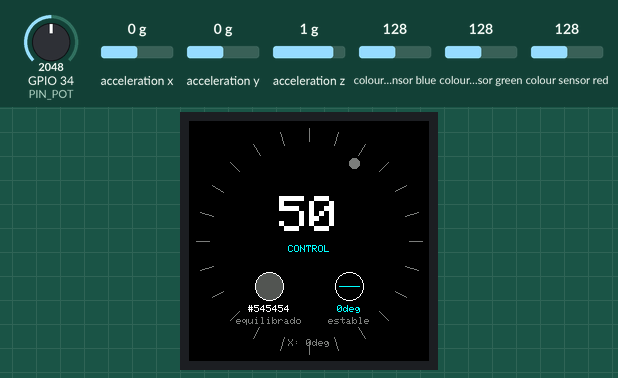
A sketch run on a simulated ESP32. Shown: 240×240 colour display. The test bench sets the inputs (shaded band); at power-on: colour sensor blue 128, colour sensor green 128, colour sensor red 128, acceleration y 0 g, GPIO 34 (PIN_POT) = 2048, acceleration x 0 g, acceleration z 1 g (analog values on the 0–4095 scale). What the sketch prints to the serial monitor is not drawn.

Above: at 2.6 s.
2.7 s: colour sensor blue set to 5
At 4.49 s:
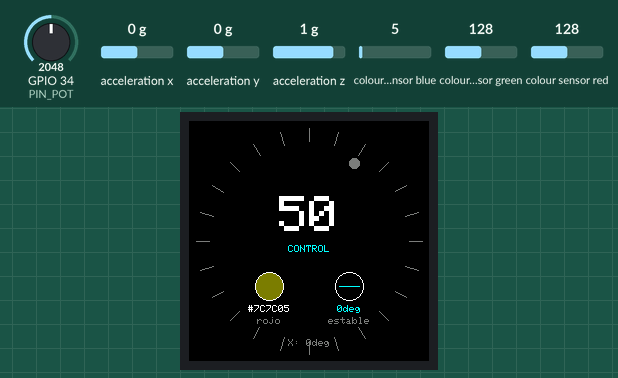
4.7 s: colour sensor green set to 191
At 6.3 s:
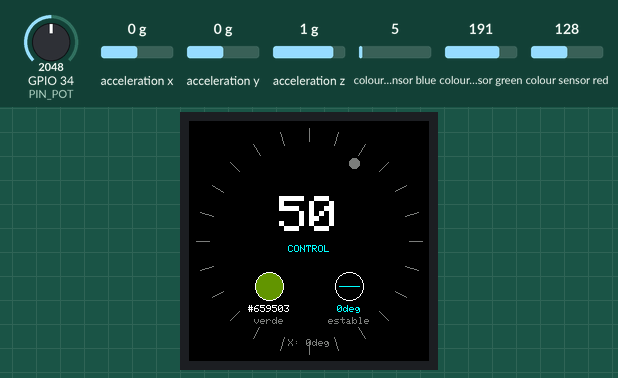
6.7 s: colour sensor red set to 5
At 8.66 s:
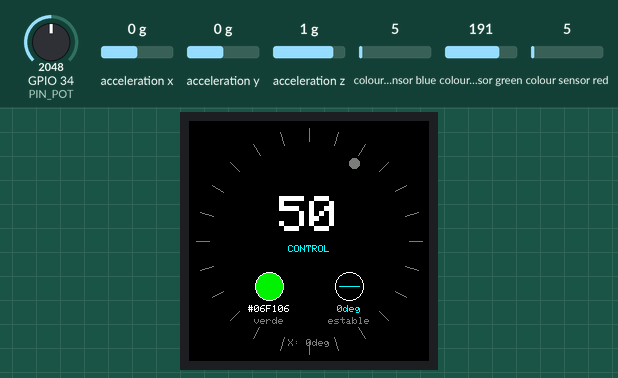
8.7 s: colour sensor blue set to 27
At 10.4 s:
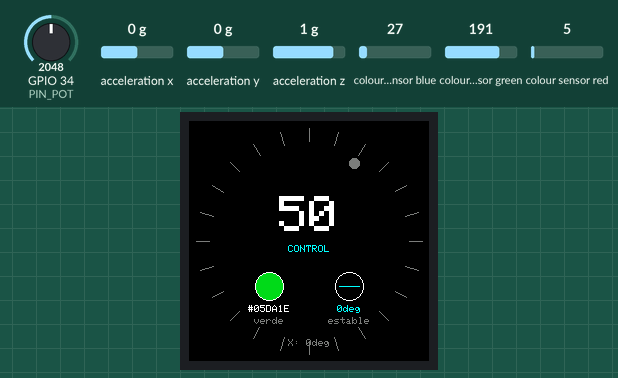
10.6 s: acceleration y set to -1.4 g
At 11.5 s:
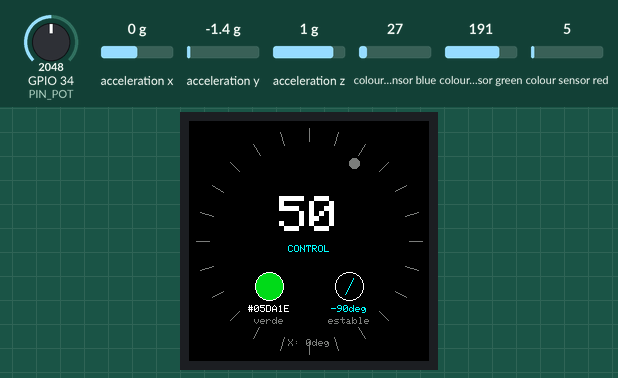
12.3 s: colour sensor green set to 250
At 13.7 s:
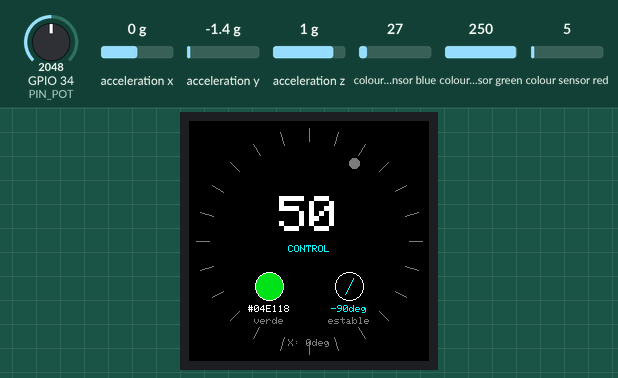
Timing chart, 0 to 15.3 s (numbered marks = the images above; inputs shaded):
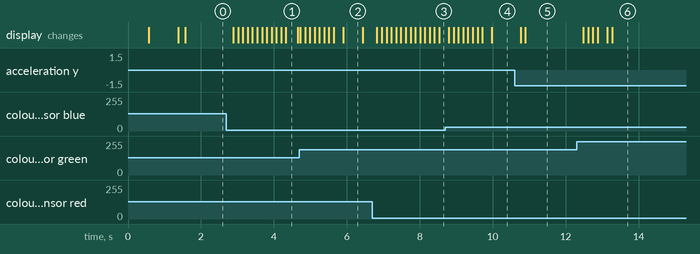

The sketch:

DENAT_IA.ino
```cpp
/*
 * DENAT_IA.ino  (v2 — señales separadas por sensor)
 * -----------------------------------------------------------------
 * Instrumento biométrico de baja resolución — proyecto "Desnaturalización IA"
 *
 * A diferencia de la v1 (que fusionaba todo en una sola intensidad/pico),
 * esta versión publica los 3 sensores como campos INDEPENDIENTES: la
 * decisión de qué distorsión aplicar (glitch, filtro de color, amplitud)
 * se toma en la web, a partir de estos valores.
 *
 *   1) ADXL345 (acelerómetro) -> ejes X e Y convertidos a ángulo de
 *      inclinación (-90 a 90° cada uno). Y se usa además para la bandera
 *      "cambioBrusco", que se activa cuando esa inclinación salta más de
 *      UMBRAL_CAMBIO_BRUSCO grados entre dos lecturas consecutivas
 *      (pensado para disparar el glitch/fragmentación en la web). El eje
 *      X viaja como "inclinacionX" — en la web mueve el glitch en
 *      profundidad ("hacia adelante"), el Y lo mueve en horizontal.
 *
 *   2) TCS34725 (color) -> color dominante NORMALIZADO por el canal
 *      "clear" (ya no es solo "tapado sí/no"): entrega R/G/B 0-255
 *      independiente del brillo ambiente, listo para usar como filtro
 *      de color en la web (colorHex).
 *
 *   3) Potenciómetro / SoftPot -> mapeo directo 0-100 (con suavizado),
 *      pensado como control manual de amplitud/rotación/ruido del
 *      glitch en la web (no es una señal "biométrica", es un dial).
 *
 * Topic (igual que las versiones anteriores):
 *   proyecto/2026/desnaturalizacion-ia/instrumento/<CLIENT_ID>/estado
 *
 * Payload (ESQUEMA NUEVO — agrega accelX/inclinacionX respecto de la
 * versión anterior):
 *   {
 *     "clientId": "instrumento-esp32-01",
 *     "timestamp": 123456,
 *     "accelX": 1.10,
 *     "accelY": -3.24,
 *     "inclinacionX": 6.4,
 *     "inclinacion": 42.1,
 *     "cambioBrusco": false,
 *     "colorR": 182, "colorG": 40, "colorB": 33,
 *     "colorHex": "#B62821",
 *     "colorDominante": "rojo",
 *     "controlValor": 63.0
 *   }
 *
 * web/main.js ya lee este esquema (inclinacion/inclinacionX/cambioBrusco/
 * controlValor/colorHex): inclinación Y -> ruido + desplazamiento
 * horizontal del glitch, inclinación X -> escala/profundidad del glitch
 * ("hacia adelante"), cambioBrusco -> fragmentación, el dial del
 * potenciómetro escala todo, y colorHex se aplica como filtro de color
 * sobre el video. Ver "04 — REGLAS" en main.js para el detalle.
 *
 * -----------------------------------------------------------------
 * CONEXIONES (sin cambios respecto de la v1)
 *
 *   Potenciómetro / SoftPot:
 *     wiper / pata central -> GPIO34   (ADC1_CH6 — NO uses pines ADC2)
 *     extremos              -> 3V3 y GND
 *
 *   TCS34725 + ADXL345 (bus I2C compartido, sin conflicto de dirección:
 *   TCS34725=0x29, ADXL345=0x53):
 *     SDA -> GPIO21
 *     SCL -> GPIO22
 *     VCC -> 3V3   (ambos)
 *     GND -> GND   (ambos)
 *     Si tu módulo TCS34725 trae un pin de LED separado, conéctalo a 3V3.
 *
 *   Pantalla redonda GC9A01A, 1.28" SPI 4 hilos:
 *     SCK -> GPIO18   MOSI -> GPIO23   CS -> GPIO5
 *     DC  -> GPIO17   RST  -> GPIO16
 *     VCC -> 3V3      GND  -> GND
 *
 * -----------------------------------------------------------------
 * REQUISITOS (Library Manager de Arduino IDE)
 *   Placa: esp32 (Espressif) — Boards Manager
 *   PubSubClient (Nick O'Leary), Adafruit GFX Library, Adafruit GC9A01A,
 *   Adafruit Unified Sensor, Adafruit ADXL345, Adafruit TCS34725
 *
 * CALIBRACIÓN PENDIENTE (no probado con hardware real)
 *   UMBRAL_CAMBIO_BRUSCO (grados) y los ALPHA de suavizado son puntos de
 *   partida. Observa el monitor serie y ajusta según cómo se sienta la
 *   respuesta al mover/tapar/girar cada sensor.
 */

#include <WiFi.h>
#include <WiFiClientSecure.h>
#include <PubSubClient.h>
#include <Wire.h>
#include <SPI.h>
#include <Adafruit_GFX.h>
#include <Adafruit_GC9A01A.h>
#include <Adafruit_Sensor.h>
#include <Adafruit_ADXL345_U.h>
#include <Adafruit_TCS34725.h>
#include "secrets.h"

/* ----------------------------------------------------------------- */
/* MODO OFFLINE: en 1, el ESP32 se salta WiFi y MQTT por completo —   */
/* lee sensores, dibuja en pantalla y saca el JSON solo por Serial    */
/* (para usar con el botón "Conectar por USB" de la web). Cuando      */
/* WiFi/MQTT ya funcionen, cambia esto a 0.                           */
/* ----------------------------------------------------------------- */
#define MODO_OFFLINE 1

/* ----------------------------------------------------------------- */
/* Pines                                                              */
/* ----------------------------------------------------------------- */

const int PIN_POT = 34; // ADC1_CH6 — potenciómetro o SoftPot

#define TFT_CS  5
#define TFT_DC  17
#define TFT_RST 16

const unsigned long INTERVALO_MS = 100; // ~10 Hz
unsigned long ultimaLectura = 0;

/* ----------------------------------------------------------------- */
/* Objetos de sensor / pantalla                                       */
/* ----------------------------------------------------------------- */

Adafruit_GC9A01A tft(TFT_CS, TFT_DC, TFT_RST);
Adafruit_ADXL345_Unified accel = Adafruit_ADXL345_Unified(12345);
Adafruit_TCS34725 tcs = Adafruit_TCS34725(TCS34725_INTEGRATIONTIME_50MS, TCS34725_GAIN_4X);

bool tcsOk = false;
bool accelOk = false;

/* ----------------------------------------------------------------- */
/* Acelerómetro: inclinación (eje Y) + cambio brusco                  */
/* ----------------------------------------------------------------- */

const float UMBRAL_CAMBIO_BRUSCO = 15.0f; // grados entre lecturas consecutivas
float anguloAnterior = NAN;

/* ----------------------------------------------------------------- */
/* Color: suavizado exponencial (reduce parpadeo del filtro en la web) */
/* ----------------------------------------------------------------- */

const float ALPHA_COLOR = 0.3f; // 0-1: más alto = responde más rápido, menos estable
float rSuave = 0, gSuave = 0, bSuave = 0;
bool colorInicializado = false;

/* ----------------------------------------------------------------- */
/* Potenciómetro: suavizado simple (evita jitter del ADC)             */
/* ----------------------------------------------------------------- */

const float ALPHA_POT = 0.25f;
float potSuave = 0;
bool potInicializado = false;

/* ----------------------------------------------------------------- */
/* WiFi + MQTT (idéntico a las versiones anteriores)                  */
/* ----------------------------------------------------------------- */

#if MQTT_PORT == 8883
  WiFiClientSecure net;
#else
  WiFiClient net;
#endif
PubSubClient mqtt(net);

char topicEstado[128];

void conectarWiFi() {
  Serial.printf("[wifi] conectando a %s", WIFI_SSID);
  WiFi.mode(WIFI_STA);
  WiFi.begin(WIFI_SSID, WIFI_PASSWORD);
  while (WiFi.status() != WL_CONNECTED) {
    delay(400);
    Serial.print(".");
  }
  Serial.printf("\n[wifi] conectado. IP: %s\n", WiFi.localIP().toString().c_str());
}

// Versión NO bloqueante: si el broker no responde, reintenta cada
// INTERVALO_REINTENTO_MQTT sin congelar la lectura de sensores/pantalla.
unsigned long ultimoIntentoMQTT = 0;
const unsigned long INTERVALO_REINTENTO_MQTT = 5000;

void intentarConectarMQTT() {
  if (mqtt.connected()) return;
  unsigned long ahora = millis();
  if (ahora - ultimoIntentoMQTT < INTERVALO_REINTENTO_MQTT) return;
  ultimoIntentoMQTT = ahora;

  Serial.printf("[mqtt] intentando conectar a %s:%d …\n", MQTT_HOST, MQTT_PORT);
  bool ok = mqtt.connect(CLIENT_ID, MQTT_USER, MQTT_PASS);
  if (ok) {
    Serial.printf("[mqtt] conectado. Publicando en: %s\n", topicEstado);
  } else {
    Serial.printf("[mqtt] no disponible todavía (rc=%d) — se sigue leyendo sensores igual\n", mqtt.state());
  }
}

/* ----------------------------------------------------------------- */
/* Pantalla — muestra los 3 sensores en vivo                          */
/* ----------------------------------------------------------------- */

void mostrarEstado(const char *texto) {
  tft.fillScreen(GC9A01A_BLACK);
  tft.setTextColor(GC9A01A_WHITE);
  tft.setTextSize(2);
  tft.setCursor(20, 110);
  tft.print(texto);
}

// Anillo decorativo de marcas + indicador de estado MQTT (imita el marco
// de un watchface: da la sensación de "instrumento", no de consola de debug).
void dibujarAnillo(bool mqttConectado) {
  for (int i = 0; i < 24; i++) {
    float ang = radians(i * 15.0f);
    int x1 = 120 + (int)(cos(ang) * 100);
    int y1 = 120 + (int)(sin(ang) * 100);
    int x2 = 120 + (int)(cos(ang) * 113);
    int y2 = 120 + (int)(sin(ang) * 113);
    tft.drawLine(x1, y1, x2, y2, GC9A01A_DARKGREY);
  }
  uint16_t colorEstado = mqttConectado ? GC9A01A_GREEN : GC9A01A_DARKGREY;
  tft.fillCircle(165, 42, 5, colorEstado);
}

// Texto centrado horizontalmente en x, usando el tamaño/fuente ya seteados.
void imprimirCentrado(const char *texto, int x, int y) {
  int16_t x1, y1;
  uint16_t w, h;
  tft.getTextBounds(texto, 0, 0, &x1, &y1, &w, &h);
  tft.setCursor(x - w / 2, y - h / 2);
  tft.print(texto);
}

void actualizarPantalla(float accelY, float inclinacion, float inclinacionX, bool cambioBrusco,
                         uint8_t r, uint8_t g, uint8_t b,
                         const char *hex, const char *dominante,
                         float controlValor, bool mqttConectado) {
  tft.fillScreen(GC9A01A_BLACK);
  dibujarAnillo(mqttConectado);

  // --- Número grande centrado: control (potenciómetro / SoftPot) ---
  char bufControl[8];
  snprintf(bufControl, sizeof(bufControl), "%.0f", controlValor);
  tft.setTextSize(5);
  tft.setTextColor(GC9A01A_WHITE);
  imprimirCentrado(bufControl, 120, 95);

  tft.setTextSize(1);
  tft.setTextColor(GC9A01A_CYAN);
  imprimirCentrado("CONTROL", 120, 128);

  // --- Ícono de color (izquierda): círculo relleno con el color detectado ---
  uint16_t colorDetectado = tft.color565(r, g, b);
  tft.fillCircle(80, 165, 14, colorDetectado);
  tft.drawCircle(80, 165, 14, GC9A01A_WHITE);
  tft.setTextSize(1);
  tft.setTextColor(GC9A01A_WHITE);
  imprimirCentrado(hex, 80, 188);
  tft.setTextColor(GC9A01A_DARKGREY);
  imprimirCentrado(dominante, 80, 200);

  // --- Ícono de inclinación (derecha): mini indicador de nivel ---
  uint16_t colorTilt = cambioBrusco ? GC9A01A_RED : GC9A01A_CYAN;
  tft.drawCircle(160, 165, 14, GC9A01A_WHITE);
  float anguloTilt = radians(constrain(inclinacion, -60.0f, 60.0f));
  int tx = (int)(cos(anguloTilt) * 10);
  int ty = (int)(sin(anguloTilt) * 10);
  tft.drawLine(160 - tx, 165 - ty, 160 + tx, 165 + ty, colorTilt);
  char bufInc[8];
  snprintf(bufInc, sizeof(bufInc), "%.0f%s", inclinacion, "deg");
  tft.setTextColor(colorTilt);
  imprimirCentrado(bufInc, 160, 188);
  tft.setTextColor(GC9A01A_DARKGREY);
  imprimirCentrado(cambioBrusco ? "brusco" : "estable", 160, 200);

  // --- Eje X: línea chica abajo (mueve el glitch "hacia adelante" en la web) ---
  char bufIncX[16];
  snprintf(bufIncX, sizeof(bufIncX), "X: %.0f%s", inclinacionX, "deg");
  tft.setTextColor(GC9A01A_DARKGREY);
  imprimirCentrado(bufIncX, 120, 222);
}

/* ----------------------------------------------------------------- */

void setup() {
  Serial.begin(115200);
  delay(300);

  analogReadResolution(10);
  analogSetPinAttenuation(PIN_POT, ADC_11db);

  Wire.begin(); // SDA=GPIO21, SCL=GPIO22 por defecto en ESP32

  tft.begin();
  tft.setRotation(0);
  mostrarEstado("Iniciando...");

  tcsOk = tcs.begin();
  if (!tcsOk) Serial.println("[tcs34725] no encontrado — revisa el cableado I2C");

  accelOk = accel.begin();
  if (!accelOk) {
    Serial.println("[adxl345] no encontrado — revisa el cableado I2C");
  } else {
    accel.setRange(ADXL345_RANGE_4_G);
  }

  snprintf(topicEstado, sizeof(topicEstado),
           "proyecto/2026/desnaturalizacion-ia/instrumento/%s/estado", CLIENT_ID);

#if MODO_OFFLINE
  Serial.println("[offline] MODO_OFFLINE=1 — no se intenta WiFi ni MQTT.");
  Serial.println("[offline] Los datos salen solo por Serial (JSON) para el modo USB de la web.");
  mostrarEstado("Modo offline");
  delay(800);
#else
  mostrarEstado("WiFi...");
  conectarWiFi();

  #if MQTT_PORT == 8883
    #if defined(MQTT_VALIDATE_CERT) && MQTT_VALIDATE_CERT
      net.setCACert(MQTT_CA_CERT);
    #else
      net.setInsecure(); // prototipo: no valida el certificado del broker
    #endif
  #endif

  mqtt.setServer(MQTT_HOST, MQTT_PORT);
  mqtt.setKeepAlive(30);
  // El payload de los 3 sensores + el topic superan los 256 bytes por
  // defecto de PubSubClient (MQTT_MAX_PACKET_SIZE): sin esto, mqtt.publish()
  // falla EN SILENCIO (no llega nada a la web, sin ningún error visible).
  mqtt.setBufferSize(512);
  mostrarEstado("MQTT...");
  intentarConectarMQTT(); // un solo intento; si falla, loop() sigue reintentando sin bloquear
#endif

  tft.fillScreen(GC9A01A_BLACK);
}

void loop() {
#if !MODO_OFFLINE
  if (WiFi.status() != WL_CONNECTED) conectarWiFi();
  intentarConectarMQTT();
  mqtt.loop();
#endif

  unsigned long ahora = millis();
  if (ahora - ultimaLectura < INTERVALO_MS) return;
  ultimaLectura = ahora;

  /* --- 1. Acelerómetro: inclinación en los ejes X e Y --- */
  float accelX = 0.0f, accelY = 0.0f, inclinacion = 0.0f, inclinacionX = 0.0f;
  bool cambioBrusco = false;
  if (accelOk) {
    sensors_event_t event;
    accel.getEvent(&event);
    accelX = event.acceleration.x;
    accelY = event.acceleration.y;

    // Componente de gravedad en cada eje -> ángulo respecto de la horizontal.
    float proporcionY = constrain(accelY / 9.80665f, -1.0f, 1.0f);
    inclinacion = degrees(asin(proporcionY)); // -90 a 90 (eje Y)

    float proporcionX = constrain(accelX / 9.80665f, -1.0f, 1.0f);
    inclinacionX = degrees(asin(proporcionX)); // -90 a 90 (eje X)

    if (!isnan(anguloAnterior)) {
      cambioBrusco = fabs(inclinacion - anguloAnterior) > UMBRAL_CAMBIO_BRUSCO;
    }
    anguloAnterior = inclinacion;
  }

  /* --- 2. Color dominante (normalizado, no solo "tapado") --- */
  uint8_t rNorm = 0, gNorm = 0, bNorm = 0;
  char colorHex[8] = "#000000";
  const char *dominante = "sin luz";
  if (tcsOk) {
    uint16_t r, g, b, c;
    tcs.getRawData(&r, &g, &b, &c);
    if (c < 1) c = 1; // evita división por cero con muy poca luz

    float rf = constrain((r / (float) c) * 255.0f, 0.0f, 255.0f);
    float gf = constrain((g / (float) c) * 255.0f, 0.0f, 255.0f);
    float bf = constrain((b / (float) c) * 255.0f, 0.0f, 255.0f);

    if (!colorInicializado) {
      rSuave = rf; gSuave = gf; bSuave = bf;
      colorInicializado = true;
    }
    rSuave += ALPHA_COLOR * (rf - rSuave);
    gSuave += ALPHA_COLOR * (gf - gSuave);
    bSuave += ALPHA_COLOR * (bf - bSuave);

    rNorm = (uint8_t) rSuave;
    gNorm = (uint8_t) gSuave;
    bNorm = (uint8_t) bSuave;

    snprintf(colorHex, sizeof(colorHex), "#%02X%02X%02X", rNorm, gNorm, bNorm);

    int maxVal = max(rNorm, max(gNorm, bNorm));
    int minVal = min(rNorm, min(gNorm, bNorm));
    if (maxVal - minVal < 15)      dominante = "equilibrado";
    else if (maxVal == rNorm)      dominante = "rojo";
    else if (maxVal == gNorm)      dominante = "verde";
    else                            dominante = "azul";
  }

  /* --- 3. Potenciómetro / SoftPot: control 0-100 --- */
  int crudoPot = analogRead(PIN_POT);
  float potMapeado = crudoPot * (100.0f / 1023.0f);
  if (!potInicializado) { potSuave = potMapeado; potInicializado = true; }
  potSuave += ALPHA_POT * (potMapeado - potSuave);

  /* --- Publicar los 3 sensores por separado --- */
  char payload[384];
  snprintf(payload, sizeof(payload),
    "{\"clientId\":\"%s\",\"timestamp\":%lu,\"accelX\":%.2f,\"accelY\":%.2f,"
    "\"inclinacionX\":%.1f,\"inclinacion\":%.1f,"
    "\"cambioBrusco\":%s,\"colorR\":%d,\"colorG\":%d,\"colorB\":%d,\"colorHex\":\"%s\","
    "\"colorDominante\":\"%s\",\"controlValor\":%.1f}",
    CLIENT_ID, (unsigned long) millis(), accelX, accelY, inclinacionX, inclinacion,
    cambioBrusco ? "true" : "false", rNorm, gNorm, bNorm, colorHex, dominante, potSuave);

#if !MODO_OFFLINE
  bool publicado = mqtt.publish(topicEstado, payload);
  if (mqtt.connected() && !publicado) {
    Serial.printf("[mqtt] publish FALLÓ (paquete ~%d bytes; revisa mqtt.setBufferSize)\n",
                  (int) (strlen(topicEstado) + strlen(payload)));
  }
#endif
  Serial.println(payload); // línea JSON limpia — la web la puede leer por USB (Web Serial), sin MQTT
  actualizarPantalla(accelY, inclinacion, inclinacionX, cambioBrusco, rNorm, gNorm, bNorm, colorHex, dominante, potSuave, mqtt.connected());

  Serial.printf("accelX=%.2f accelY=%.2f incX=%.1f incY=%.1f brusco=%s | color=%s (%s) | pot=%.0f\n",
                accelX, accelY, inclinacionX, inclinacion, cambioBrusco ? "SI" : "no", colorHex, dominante, potSuave);
}
```

Source omitted: secrets_example.h (1997 bytes)

Measured:
- after the input at 2.7 s, the display: first changes after 0.19 s (image 1 shows a later state)
- after the input at 4.7 s, the display: first differs from a run without the input after 0.15 s (image 2 shows a later state)
- after the input at 6.7 s, the display: first changes after 0.13 s (image 3 shows a later state)
- after the input at 8.7 s, the display: first changes after 0.10 s (image 4 shows a later state)
- after the input at 10.6 s, the display: first changes after 0.17 s (image 5 shows a later state)
- after the input at 12.3 s, the display: first changes after 0.18 s (image 6 shows a later state)
